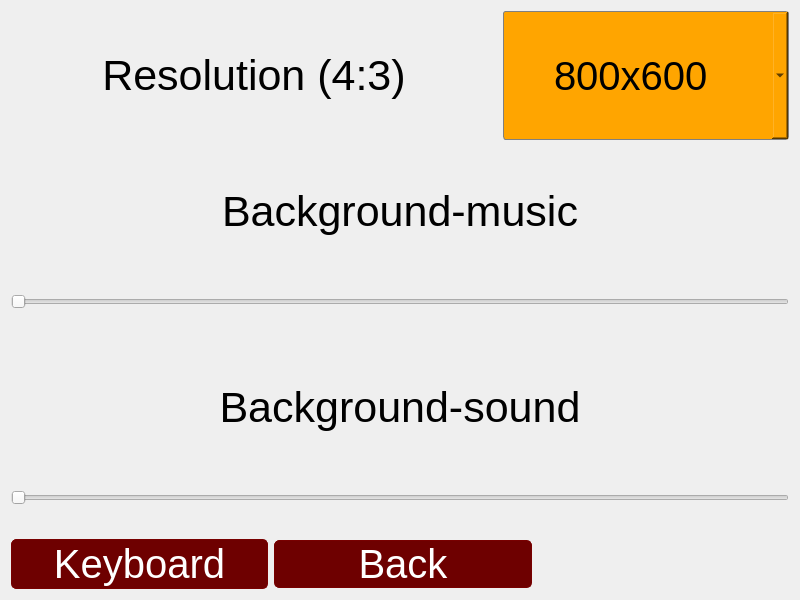
<?xml version="1.0" encoding="UTF-8"?>
<ui version="4.0">
 <class>Widget</class>
 <widget class="QWidget" name="Widget">
  <property name="geometry">
   <rect>
    <x>0</x>
    <y>0</y>
    <width>800</width>
    <height>600</height>
   </rect>
  </property>
  <property name="windowTitle">
   <string>Widget</string>
  </property>
  <property name="autoFillBackground">
   <bool>true</bool>
  </property>
  <property name="styleSheet">
   <string notr="true">background-image: url(&quot;qrc:/sprites/sprites/background_image.png&quot;);

QTabWidget::pane
{
    border-top: 2px solid #1B1B1B;
    background-color: #262626;
}

QTabWidget::tab-bar
{
    left: 5px;
    alignment: left;
    background: #3E3E3E;
}

QTabBar::tab
{
    background: transparent;
    color: #757575;
    padding: 15px 5px 15px 5px;
}</string>
  </property>
  <layout class="QVBoxLayout" name="verticalLayout">
   <property name="spacing">
    <number>6</number>
   </property>
   <property name="leftMargin">
    <number>0</number>
   </property>
   <property name="topMargin">
    <number>0</number>
   </property>
   <property name="rightMargin">
    <number>0</number>
   </property>
   <property name="bottomMargin">
    <number>0</number>
   </property>
   <item>
    <widget class="QStackedWidget" name="stackedWidget">
     <property name="autoFillBackground">
      <bool>false</bool>
     </property>
     <property name="styleSheet">
      <string notr="true">QWidget#stackedWidgetPage1
{
 background-image: url(:/sprites/Background_Image.png)
}

QWidget#stackedWidgetPage2
{
 background-image: url(:/sprites/Background_Image.png)
}

QPushButton
{
 border: 1px solid rgb(120,0,0);
border-radius: 5px;
background-color: rgb(110, 0, 0);
color: white;

}</string>
     </property>
     <property name="currentIndex">
      <number>1</number>
     </property>
     <widget class="QWidget" name="stackedWidgetPage1">
      <layout class="QVBoxLayout" name="verticalLayout_2">
       <item>
        <layout class="QHBoxLayout" name="horizontalLayout_2">
         <property name="sizeConstraint">
          <enum>QLayout::SetMaximumSize</enum>
         </property>
         <item>
          <widget class="QLabel" name="wLabel">
           <property name="sizePolicy">
            <sizepolicy hsizetype="Expanding" vsizetype="Preferred">
             <horstretch>0</horstretch>
             <verstretch>0</verstretch>
            </sizepolicy>
           </property>
           <property name="font">
            <font>
             <pointsize>32</pointsize>
            </font>
           </property>
           <property name="styleSheet">
            <string notr="true">background-image: url(qrc:/sprites/sprites/background_image.png)</string>
           </property>
           <property name="text">
            <string>W</string>
           </property>
           <property name="alignment">
            <set>Qt::AlignCenter</set>
           </property>
          </widget>
         </item>
         <item>
          <widget class="QLabel" name="label_8">
           <property name="sizePolicy">
            <sizepolicy hsizetype="Expanding" vsizetype="Preferred">
             <horstretch>0</horstretch>
             <verstretch>0</verstretch>
            </sizepolicy>
           </property>
           <property name="font">
            <font>
             <pointsize>32</pointsize>
            </font>
           </property>
           <property name="text">
            <string>-</string>
           </property>
           <property name="alignment">
            <set>Qt::AlignCenter</set>
           </property>
          </widget>
         </item>
         <item>
          <widget class="QLabel" name="moveupLabel">
           <property name="sizePolicy">
            <sizepolicy hsizetype="Expanding" vsizetype="Preferred">
             <horstretch>0</horstretch>
             <verstretch>0</verstretch>
            </sizepolicy>
           </property>
           <property name="font">
            <font>
             <pointsize>32</pointsize>
            </font>
           </property>
           <property name="text">
            <string>Move up</string>
           </property>
           <property name="alignment">
            <set>Qt::AlignCenter</set>
           </property>
          </widget>
         </item>
        </layout>
       </item>
       <item>
        <layout class="QHBoxLayout" name="horizontalLayout_3">
         <item>
          <widget class="QLabel" name="sLabel">
           <property name="font">
            <font>
             <pointsize>32</pointsize>
            </font>
           </property>
           <property name="text">
            <string>S</string>
           </property>
           <property name="alignment">
            <set>Qt::AlignCenter</set>
           </property>
          </widget>
         </item>
         <item>
          <widget class="QLabel" name="label_9">
           <property name="font">
            <font>
             <pointsize>32</pointsize>
            </font>
           </property>
           <property name="text">
            <string>-</string>
           </property>
           <property name="alignment">
            <set>Qt::AlignCenter</set>
           </property>
          </widget>
         </item>
         <item>
          <widget class="QLabel" name="movednLabel">
           <property name="font">
            <font>
             <pointsize>32</pointsize>
            </font>
           </property>
           <property name="text">
            <string>Move down</string>
           </property>
           <property name="alignment">
            <set>Qt::AlignCenter</set>
           </property>
          </widget>
         </item>
        </layout>
       </item>
       <item>
        <layout class="QHBoxLayout" name="horizontalLayout_4">
         <item>
          <widget class="QLabel" name="dLabel">
           <property name="font">
            <font>
             <pointsize>32</pointsize>
            </font>
           </property>
           <property name="text">
            <string>D</string>
           </property>
           <property name="alignment">
            <set>Qt::AlignCenter</set>
           </property>
          </widget>
         </item>
         <item>
          <widget class="QLabel" name="label_10">
           <property name="font">
            <font>
             <pointsize>32</pointsize>
            </font>
           </property>
           <property name="text">
            <string>-</string>
           </property>
           <property name="alignment">
            <set>Qt::AlignCenter</set>
           </property>
          </widget>
         </item>
         <item>
          <widget class="QLabel" name="label_17">
           <property name="font">
            <font>
             <pointsize>32</pointsize>
            </font>
           </property>
           <property name="text">
            <string>Move right</string>
           </property>
           <property name="alignment">
            <set>Qt::AlignCenter</set>
           </property>
          </widget>
         </item>
        </layout>
       </item>
       <item>
        <layout class="QHBoxLayout" name="horizontalLayout_5">
         <item>
          <widget class="QLabel" name="aLabel">
           <property name="font">
            <font>
             <pointsize>32</pointsize>
            </font>
           </property>
           <property name="text">
            <string>A</string>
           </property>
           <property name="alignment">
            <set>Qt::AlignCenter</set>
           </property>
          </widget>
         </item>
         <item>
          <widget class="QLabel" name="label_11">
           <property name="font">
            <font>
             <pointsize>32</pointsize>
            </font>
           </property>
           <property name="text">
            <string>-</string>
           </property>
           <property name="alignment">
            <set>Qt::AlignCenter</set>
           </property>
          </widget>
         </item>
         <item>
          <widget class="QLabel" name="label_18">
           <property name="font">
            <font>
             <pointsize>32</pointsize>
            </font>
           </property>
           <property name="text">
            <string>Move left</string>
           </property>
           <property name="alignment">
            <set>Qt::AlignCenter</set>
           </property>
          </widget>
         </item>
        </layout>
       </item>
       <item>
        <layout class="QHBoxLayout" name="horizontalLayout_6">
         <item>
          <widget class="QLabel" name="rArrowLabel">
           <property name="font">
            <font>
             <pointsize>32</pointsize>
            </font>
           </property>
           <property name="text">
            <string>-&gt;</string>
           </property>
           <property name="alignment">
            <set>Qt::AlignCenter</set>
           </property>
          </widget>
         </item>
         <item>
          <widget class="QLabel" name="label_12">
           <property name="font">
            <font>
             <pointsize>32</pointsize>
            </font>
           </property>
           <property name="text">
            <string>-</string>
           </property>
           <property name="alignment">
            <set>Qt::AlignCenter</set>
           </property>
          </widget>
         </item>
         <item>
          <widget class="QLabel" name="label_19">
           <property name="font">
            <font>
             <pointsize>32</pointsize>
            </font>
           </property>
           <property name="text">
            <string>Rotate left</string>
           </property>
           <property name="alignment">
            <set>Qt::AlignCenter</set>
           </property>
          </widget>
         </item>
        </layout>
       </item>
       <item>
        <layout class="QHBoxLayout" name="horizontalLayout_7">
         <item>
          <widget class="QLabel" name="lArrowLabel">
           <property name="font">
            <font>
             <pointsize>32</pointsize>
            </font>
           </property>
           <property name="text">
            <string>&lt;-</string>
           </property>
           <property name="alignment">
            <set>Qt::AlignCenter</set>
           </property>
          </widget>
         </item>
         <item>
          <widget class="QLabel" name="label_13">
           <property name="font">
            <font>
             <pointsize>32</pointsize>
            </font>
           </property>
           <property name="text">
            <string>-</string>
           </property>
           <property name="alignment">
            <set>Qt::AlignCenter</set>
           </property>
          </widget>
         </item>
         <item>
          <widget class="QLabel" name="label_20">
           <property name="font">
            <font>
             <pointsize>32</pointsize>
            </font>
           </property>
           <property name="text">
            <string>Rotate right</string>
           </property>
           <property name="alignment">
            <set>Qt::AlignCenter</set>
           </property>
          </widget>
         </item>
        </layout>
       </item>
       <item>
        <layout class="QHBoxLayout" name="horizontalLayout_8">
         <item>
          <widget class="QLabel" name="spaceLabel">
           <property name="font">
            <font>
             <pointsize>32</pointsize>
            </font>
           </property>
           <property name="text">
            <string>SPACEBAR</string>
           </property>
           <property name="alignment">
            <set>Qt::AlignCenter</set>
           </property>
          </widget>
         </item>
         <item>
          <widget class="QLabel" name="label_14">
           <property name="font">
            <font>
             <pointsize>32</pointsize>
            </font>
           </property>
           <property name="text">
            <string>-</string>
           </property>
           <property name="alignment">
            <set>Qt::AlignCenter</set>
           </property>
          </widget>
         </item>
         <item>
          <widget class="QLabel" name="label_21">
           <property name="font">
            <font>
             <pointsize>32</pointsize>
            </font>
           </property>
           <property name="text">
            <string>Shoot</string>
           </property>
           <property name="alignment">
            <set>Qt::AlignCenter</set>
           </property>
          </widget>
         </item>
        </layout>
       </item>
       <item>
        <layout class="QHBoxLayout" name="horizontalLayout_10">
         <item>
          <widget class="QLabel" name="backspLabel">
           <property name="font">
            <font>
             <pointsize>32</pointsize>
            </font>
           </property>
           <property name="text">
            <string>BACKSPACE</string>
           </property>
           <property name="alignment">
            <set>Qt::AlignCenter</set>
           </property>
          </widget>
         </item>
         <item>
          <widget class="QLabel" name="label_23">
           <property name="font">
            <font>
             <pointsize>32</pointsize>
            </font>
           </property>
           <property name="text">
            <string>-</string>
           </property>
           <property name="alignment">
            <set>Qt::AlignCenter</set>
           </property>
          </widget>
         </item>
         <item>
          <widget class="QLabel" name="label_24">
           <property name="font">
            <font>
             <pointsize>32</pointsize>
            </font>
           </property>
           <property name="text">
            <string>Back</string>
           </property>
           <property name="alignment">
            <set>Qt::AlignCenter</set>
           </property>
          </widget>
         </item>
        </layout>
       </item>
       <item>
        <layout class="QHBoxLayout" name="horizontalLayout_11">
         <item>
          <spacer name="horizontalSpacer">
           <property name="orientation">
            <enum>Qt::Horizontal</enum>
           </property>
           <property name="sizeHint" stdset="0">
            <size>
             <width>40</width>
             <height>20</height>
            </size>
           </property>
          </spacer>
         </item>
         <item>
          <widget class="QPushButton" name="backKButton">
           <property name="sizePolicy">
            <sizepolicy hsizetype="Expanding" vsizetype="Fixed">
             <horstretch>0</horstretch>
             <verstretch>0</verstretch>
            </sizepolicy>
           </property>
           <property name="minimumSize">
            <size>
             <width>220</width>
             <height>40</height>
            </size>
           </property>
           <property name="font">
            <font>
             <pointsize>30</pointsize>
            </font>
           </property>
           <property name="styleSheet">
            <string notr="true"/>
           </property>
           <property name="text">
            <string>Back</string>
           </property>
          </widget>
         </item>
         <item>
          <widget class="QPushButton" name="otherButton">
           <property name="sizePolicy">
            <sizepolicy hsizetype="Expanding" vsizetype="Fixed">
             <horstretch>0</horstretch>
             <verstretch>0</verstretch>
            </sizepolicy>
           </property>
           <property name="minimumSize">
            <size>
             <width>220</width>
             <height>50</height>
            </size>
           </property>
           <property name="font">
            <font>
             <pointsize>30</pointsize>
            </font>
           </property>
           <property name="text">
            <string>Other</string>
           </property>
          </widget>
         </item>
        </layout>
       </item>
      </layout>
     </widget>
     <widget class="QWidget" name="stackedWidgetPage2">
      <layout class="QVBoxLayout" name="verticalLayout_3">
       <item>
        <layout class="QHBoxLayout" name="horizontalLayout_14">
         <item>
          <widget class="QLabel" name="label_22">
           <property name="sizePolicy">
            <sizepolicy hsizetype="Expanding" vsizetype="Preferred">
             <horstretch>0</horstretch>
             <verstretch>0</verstretch>
            </sizepolicy>
           </property>
           <property name="font">
            <font>
             <pointsize>32</pointsize>
            </font>
           </property>
           <property name="text">
            <string>Resolution (4:3)</string>
           </property>
           <property name="alignment">
            <set>Qt::AlignCenter</set>
           </property>
          </widget>
         </item>
         <item>
          <widget class="QComboBox" name="comboBox">
           <property name="sizePolicy">
            <sizepolicy hsizetype="Preferred" vsizetype="Preferred">
             <horstretch>0</horstretch>
             <verstretch>0</verstretch>
            </sizepolicy>
           </property>
           <property name="minimumSize">
            <size>
             <width>0</width>
             <height>0</height>
            </size>
           </property>
           <property name="font">
            <font>
             <pointsize>30</pointsize>
            </font>
           </property>
           <property name="styleSheet">
            <string notr="true">QComboBox {
    border: 1px solid gray;
    border-radius: 3px;
	padding: 20 20 20 50;
	background-color: orange;
}

QComboBox:editable {
    background: orange;
	min-width: 25px;
}

QComboBox::down-arrow {
    width: 28px;
}</string>
           </property>
           <property name="editable">
            <bool>false</bool>
           </property>
           <property name="insertPolicy">
            <enum>QComboBox::InsertAtBottom</enum>
           </property>
           <property name="sizeAdjustPolicy">
            <enum>QComboBox::AdjustToContents</enum>
           </property>
           <property name="minimumContentsLength">
            <number>0</number>
           </property>
           <property name="frame">
            <bool>false</bool>
           </property>
           <item>
            <property name="text">
             <string>800x600</string>
            </property>
           </item>
           <item>
            <property name="text">
             <string>1024x768</string>
            </property>
           </item>
           <item>
            <property name="text">
             <string>1366x768</string>
            </property>
           </item>
           <item>
            <property name="text">
             <string>Full Screen</string>
            </property>
           </item>
          </widget>
         </item>
        </layout>
       </item>
       <item>
        <layout class="QHBoxLayout" name="horizontalLayout_9">
         <property name="sizeConstraint">
          <enum>QLayout::SetMaximumSize</enum>
         </property>
         <item>
          <widget class="QLabel" name="label_15">
           <property name="sizePolicy">
            <sizepolicy hsizetype="Expanding" vsizetype="Preferred">
             <horstretch>0</horstretch>
             <verstretch>0</verstretch>
            </sizepolicy>
           </property>
           <property name="font">
            <font>
             <pointsize>32</pointsize>
            </font>
           </property>
           <property name="text">
            <string>Background-music</string>
           </property>
           <property name="alignment">
            <set>Qt::AlignCenter</set>
           </property>
          </widget>
         </item>
        </layout>
       </item>
       <item>
        <layout class="QHBoxLayout" name="horizontalLayout">
         <property name="bottomMargin">
          <number>15</number>
         </property>
         <item>
          <widget class="QSlider" name="musicSlider">
           <property name="minimumSize">
            <size>
             <width>0</width>
             <height>40</height>
            </size>
           </property>
           <property name="maximum">
            <number>100</number>
           </property>
           <property name="orientation">
            <enum>Qt::Horizontal</enum>
           </property>
           <property name="tickPosition">
            <enum>QSlider::NoTicks</enum>
           </property>
          </widget>
         </item>
        </layout>
       </item>
       <item>
        <layout class="QHBoxLayout" name="horizontalLayout_12">
         <item>
          <widget class="QLabel" name="label_16">
           <property name="sizePolicy">
            <sizepolicy hsizetype="Expanding" vsizetype="Preferred">
             <horstretch>0</horstretch>
             <verstretch>0</verstretch>
            </sizepolicy>
           </property>
           <property name="font">
            <font>
             <pointsize>32</pointsize>
            </font>
           </property>
           <property name="text">
            <string>Background-sound</string>
           </property>
           <property name="alignment">
            <set>Qt::AlignCenter</set>
           </property>
          </widget>
         </item>
        </layout>
       </item>
       <item>
        <layout class="QHBoxLayout" name="horizontalLayout_13">
         <property name="bottomMargin">
          <number>15</number>
         </property>
         <item>
          <widget class="QSlider" name="soundSlider">
           <property name="minimumSize">
            <size>
             <width>0</width>
             <height>40</height>
            </size>
           </property>
           <property name="maximum">
            <number>100</number>
           </property>
           <property name="orientation">
            <enum>Qt::Horizontal</enum>
           </property>
           <property name="tickPosition">
            <enum>QSlider::NoTicks</enum>
           </property>
          </widget>
         </item>
        </layout>
       </item>
       <item>
        <layout class="QHBoxLayout" name="horizontalLayout_15">
         <item>
          <widget class="QPushButton" name="keyboardButton">
           <property name="sizePolicy">
            <sizepolicy hsizetype="Expanding" vsizetype="Fixed">
             <horstretch>0</horstretch>
             <verstretch>0</verstretch>
            </sizepolicy>
           </property>
           <property name="minimumSize">
            <size>
             <width>220</width>
             <height>50</height>
            </size>
           </property>
           <property name="font">
            <font>
             <pointsize>30</pointsize>
            </font>
           </property>
           <property name="text">
            <string>Keyboard</string>
           </property>
          </widget>
         </item>
         <item>
          <widget class="QPushButton" name="backKButton_2">
           <property name="sizePolicy">
            <sizepolicy hsizetype="Expanding" vsizetype="Fixed">
             <horstretch>0</horstretch>
             <verstretch>0</verstretch>
            </sizepolicy>
           </property>
           <property name="minimumSize">
            <size>
             <width>220</width>
             <height>40</height>
            </size>
           </property>
           <property name="font">
            <font>
             <pointsize>30</pointsize>
            </font>
           </property>
           <property name="styleSheet">
            <string notr="true"/>
           </property>
           <property name="text">
            <string>Back</string>
           </property>
          </widget>
         </item>
         <item>
          <spacer name="horizontalSpacer_2">
           <property name="orientation">
            <enum>Qt::Horizontal</enum>
           </property>
           <property name="sizeHint" stdset="0">
            <size>
             <width>40</width>
             <height>20</height>
            </size>
           </property>
          </spacer>
         </item>
        </layout>
       </item>
      </layout>
     </widget>
    </widget>
   </item>
  </layout>
 </widget>
 <layoutdefault spacing="6" margin="11"/>
 <resources/>
 <connections/>
</ui>
